Frame 1 (no input): blank canvas, image omitted
Frame 60 (no input): blank canvas, image omitted
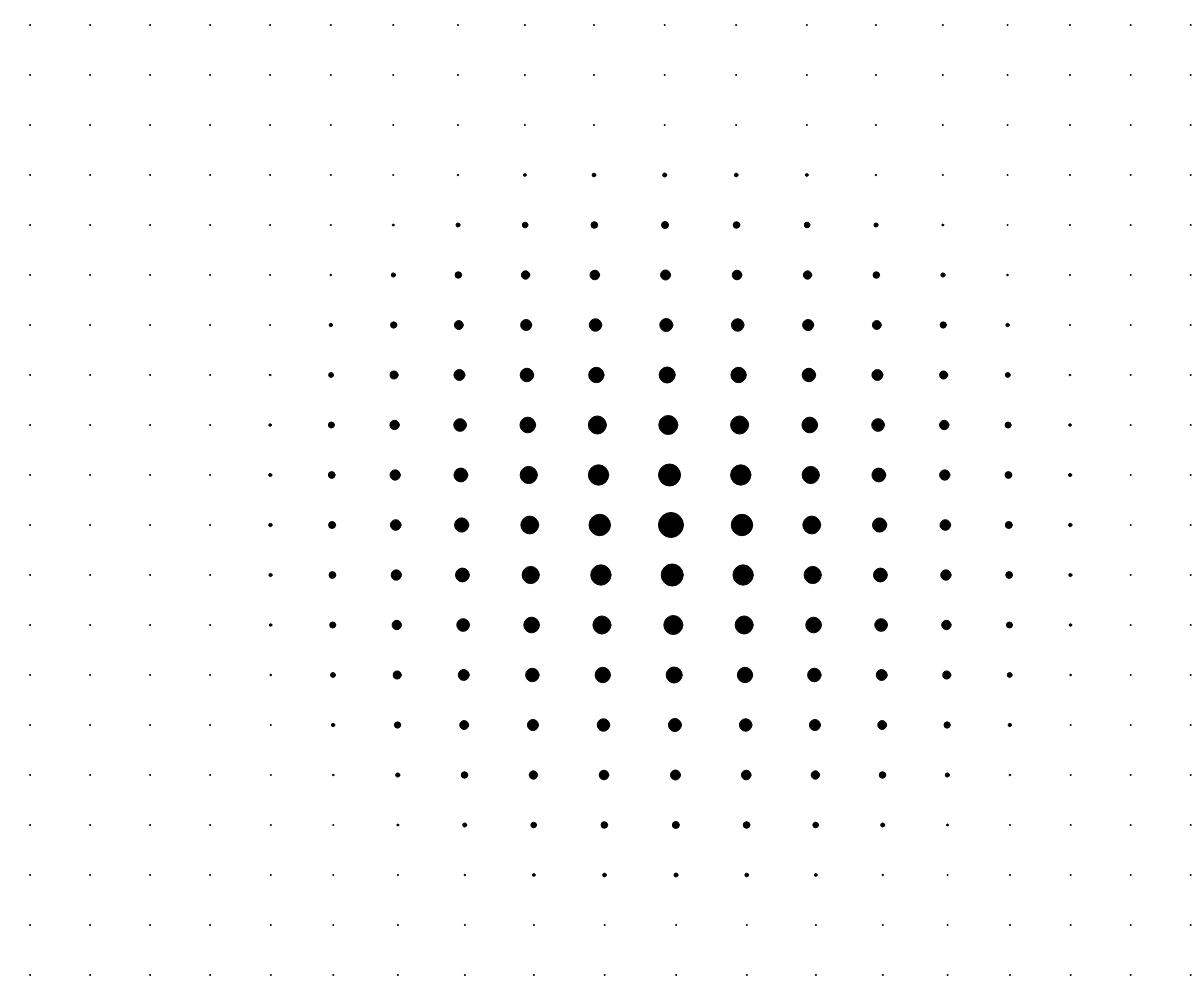
Frame 120 (the mouse pressed at the canvas centre since frame 60)

The p5.js sketch whose frames 1 and 60 were blank and that drew this single picture after the mouse press (run headless with seeded random() and noise() and a simulated clock; from frame 60 on, the mouse is pressed at the canvas centre):

// p5.js sketch
// ── sketch.js
let rows = 20;
let cols = 20;
let size = 1;
let maxSize = 30;
let cursorRadius = 400;
let feather = 0.06; // 1 is no feather
let counter = 0;

function setup() {
  createCanvas(windowWidth, windowHeight);
  colWidth = width/cols;
  rowHeight = height/rows;
}

function draw() {
  background(255);
  // center rows
  translate((0.5*width)/cols, (0.5*height)/rows);
  for(let x = 0; x<cols; x++){
    for(let y = 0;y<rows; y++){
      
          n = cursorRadius - dist(mouseX,mouseY,x*colWidth,y*rowHeight);
          n = feather*n;
          if(n<=0)n=0;
      if(n>=maxSize)n=maxSize;
      translate(n*feather, 0)     
      fill(0)
      ellipse(x*(width/rows),y*(height/cols),size+n);
      n = 1;
    }
  }
}
